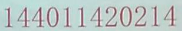
#> input picture example/data/digit_line.png, 182 x 31 px
$ python char_segments.py
#> lines starting #> are read from the running program, lines starting #| are printed output that depends on the picture; after the words box and inside, x2 and y2 are one past the last pixel; in counts of white or black regions, pixels touching at a corner belong together
# -*- coding: utf-8 -*-
"""
Created on Tue Jan 19 18:53:26 2016

@author: jinpeng
"""

import numpy as np
import os
import cv2


def get_x_sep_col_score(bw_img, start_x, n_char,
                        char_width, col_width, is_x=True):
    start_xs = []
    for i in xrange(n_char):
        start_xs.append(start_x)
        start_x += (char_width+col_width)
    if is_x:
        x_bw_img = np.sum(bw_img, axis=0)
    else:
        x_bw_img = np.sum(bw_img, axis=1)
    score = 0
    for i, x in enumerate(start_xs):
        #print("x_bw_img[%d:%d]=%d" % (x, x+col_width,
        #      np.sum(x_bw_img[x:x+col_width])))
        score -= np.sum(x_bw_img[x:x+char_width])
        if i == (len(start_xs) - 1):
            score += np.sum(x_bw_img[x+char_width:x+char_width+col_width])
    return score


def search_char_x(bw_img, n_char, is_x=True):
    if is_x:
        max_char_width = int(bw_img.shape[1] / n_char)
    else:
        max_char_width = int(bw_img.shape[0] / n_char)

    min_char_width = int(max_char_width/2)

    start_xs = []
    for i in range(max_char_width-1, -1, -1):
        start_xs.append(i)

    possible_char_widths = []
    for i in range(min_char_width, max_char_width):
        possible_char_widths.append(i)

    possible_col_widths = []
    for i in range(1, min_char_width):
        possible_col_widths.append(i)

    # we need min score
    min_score = np.sum(bw_img)
    min_start_x = 0
    min_char_width = 0
    min_col_width = 0

    for start_x in start_xs:
        for possible_char_width in possible_char_widths:
            for possible_col_width in possible_col_widths:
                total_width = start_x + \
                    (possible_char_width + possible_col_width) * (n_char - 1) \
                    + possible_char_width
                if is_x:
                    if total_width > bw_img.shape[1]:
                        continue
                else:
                    if total_width > bw_img.shape[0]:
                        continue
                score = get_x_sep_col_score(
                    bw_img,
                    start_x,
                    n_char,
                    possible_char_width,
                    possible_col_width,
                    is_x)
                if score < min_score:
                    min_score = score
                    min_start_x = start_x
                    min_char_width = possible_char_width
                    min_col_width = possible_col_width
    return min_start_x, min_char_width, min_col_width


if __name__ == "__main__":
    cur_dir = os.path.dirname(os.path.realpath(__file__))
    test_image = os.path.join(cur_dir, "..", "..", "..",
                              "example", "data", "digit_line.png")
    print("test_image=", test_image)

    num_chars = 12
    img = cv2.imread(test_image, 0)
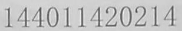
#> img: shape (31, 182); min 79, max 245, mean 195.1

    height = img.shape[0]
#> height = 31

    bw_img = cv2.adaptiveThreshold(img, 255, cv2.ADAPTIVE_THRESH_GAUSSIAN_C,
                                   cv2.THRESH_BINARY, 11, 2)
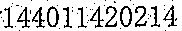
#> bw_img: shape (31, 182); 81.7% white; black in thin lines or dots
    bw_img = 255 - bw_img
#> bw_img: shape (31, 182); 18.3% white in thin lines or dots
    cv2.imwrite("/tmp/bw_img.jpg", bw_img)
    min_start_x, min_char_width, min_col_width = search_char_x(bw_img,
                                                               num_chars)
#> in search_char_x, `min_score = np.sum(bw_img)`: min_score = 262650
#> after the loop in search_char_x, `for start_x in start_xs:`: min_char_width = 14; min_col_width = 1; min_score = -259845; min_start_x = 0
#> min_start_x = 0; min_char_width = 14; min_col_width = 1
    for i in range(num_chars):
        left = min_start_x + (min_char_width + min_col_width) * i
        right1 = min_start_x + (min_char_width + min_col_width) * i + min_char_width
        right2 = min_start_x + (min_char_width + min_col_width) * (i + 1)
        top = 0
        low = height - 1
        cv2.line(img, (left, top), (left, low), (255, 0, 0), 1)
        cv2.line(img, (right1, top), (right1, low), (0, 255, 0), 1)
        cv2.line(img, (right2, top), (right2, low), (0, 0, 255), 1)
#> this loop made 12 passes
#> (left, right1, right2) on passes 1 to 12: (0, 14, 15), (15, 29, 30), (30, 44, 45), (45, 59, 60), (60, 74, 75), (75, 89, 90), (90, 104, 105), (105, 119, 120), (120, 134, 135), (135, 149, 150), (150, 164, 165), (165, 179, 180)
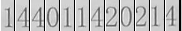
#> img: shape (31, 182); 13.74% of pixels changed, all inside (x1, y1, x2, y2) = (0, 0, 181, 31)
    cv2.imwrite("/tmp/char_seg.jpg", img)
